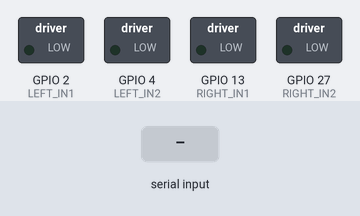
The sketch below on a simulated ESP32. On the bench: switched loads named in the sketch (green lamp = pin HIGH). Inputs (shaded band) come from the test bench.

Above: at 2.7 s.
2.8 s: "S\n" received over the second serial link
At 3.5 s:
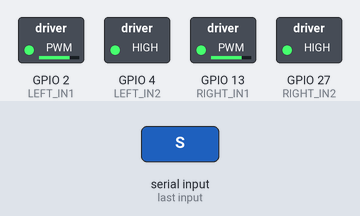
4.3 s: "A\n" received over the second serial link
At 5.5 s:
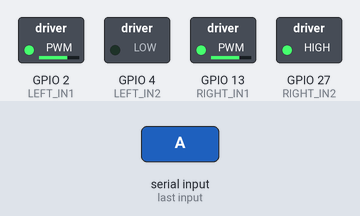
5.8 s: "D\n" received over the second serial link
At 6.8 s:
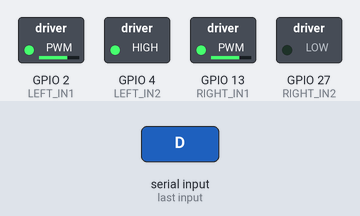
7.3 s: "W\n" received over the second serial link
At 8.2 s:
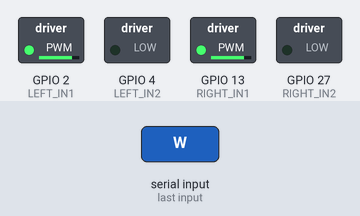
8.8 s: "B\n" received over the second serial link
At 9.2 s:
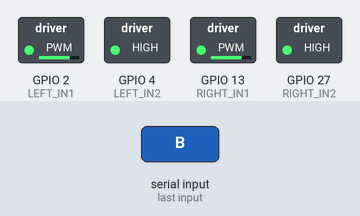
Timing chart, 0 to 11.3 s (numbered marks = the images above; inputs shaded):
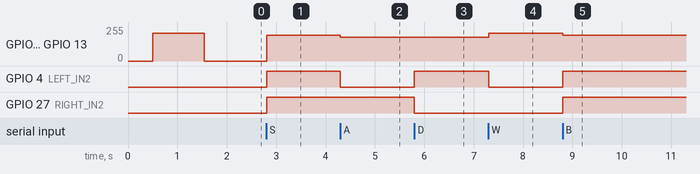

Measured:
- after the input at 2.8 s, GPIO 2 (LEFT_IN1), GPIO 13 (RIGHT_IN1): 0/255 → 194/255 at once; GPIO 4 (LEFT_IN2), GPIO 27 (RIGHT_IN2): LOW → HIGH at once
- after the input at 4.3 s, GPIO 2 (LEFT_IN1), GPIO 13 (RIGHT_IN1): 194/255 → 179/255 at once; GPIO 4 (LEFT_IN2): HIGH → LOW at once
- after the input at 5.8 s, GPIO 4 (LEFT_IN2): LOW → HIGH at once; GPIO 27 (RIGHT_IN2): HIGH → LOW at once
- after the input at 7.3 s, GPIO 2 (LEFT_IN1), GPIO 13 (RIGHT_IN1): 179/255 → 209/255 at once; GPIO 4 (LEFT_IN2): HIGH → LOW at once
- after the input at 8.8 s, GPIO 2 (LEFT_IN1), GPIO 13 (RIGHT_IN1): 209/255 → 194/255 at once; GPIO 4 (LEFT_IN2), GPIO 27 (RIGHT_IN2): LOW → HIGH at once

The sketch:

esp32_car_fw.ino
```cpp
/*
 * esp32_car_fw.ino —— WASD 遥控小车（ESP32 下位机固件）
 * =======================================================
 * 功能：通过串口接收指令，用板载 DRV8837 电机驱动芯片控制
 *       左右两个编码电机，实现小车前进 / 后退 / 原地左转 /
 *       原地右转 / 停止。
 *
 * 指令协议（单字符，波特率 115200）：
 *   W  前进
 *   S  后退
 *   A  原地左转（左轮反转、右轮正转）
 *   D  原地右转（左轮正转、右轮反转）
 *   兼容旧指令：F=前进 B=后退 L=左转 R=右转
 *
 * 使用方式（USB 模式）：
 *   烧录后打开 Arduino 串口监视器（波特率 115200，发送行尾选
 *   "换行符 NL" 或 "两者都"), 输入 W/S/A/D 控制。
 *
 * 引脚（教材 7.2.3，ESP32 主控板）：
 *   左侧电机控制：GPIO 2、4
 *   右侧电机驱动：GPIO 13、27
 *   上位机串口：  RX=32, TX=33
 *
 * 兼容性：同时兼容 Arduino-ESP32 core 2.x（ledcSetup/ledcAttachPin）
 *         和 3.x（ledcAttach）。两种版本都能编译。
 *
 * 烧录：Arduino IDE 选板卡 ESP32 Dev Module，选择 USB 串口。
 */

// ============ 引脚定义 ============
// DRV8837：每个电机 2 个输入脚，一路 PWM 调速，一路方向/使能
#define LEFT_IN1   2    // 左电机 方向/调速
#define LEFT_IN2   4    // 左电机 方向
#define RIGHT_IN1  13   // 右电机 方向/调速
#define RIGHT_IN2  27   // 右电机 方向

// ============ PWM 参数 ============
#define PWM_FREQ   20000 // 20kHz，超出人耳听域
#define PWM_RES    8     // 8 位分辨率（0-255）
#define BASE_SPEED 210   // 前进巡航速度（0-255，已削弱）
#define TURN_SPEED 180   // 原地旋转速度（削弱，稍慢）
#define BACK_SPEED 195   // 后退速度（适中）

// 串口通信模式：
//   0 = USB 模式（用电脑 Arduino 串口监视器控制，WASD）
//   1 = UART 模式（用 RDK 上位机经 GPIO32/33 控制，F/B/L/R/X）
#define USE_UART 1       // 当前：UART 模式（RDK 上位机控制）

#if USE_UART
#define UART_RX 32
#define UART_TX 33
HardwareSerial RDK(1);   // UART1
#endif

// ============ LEDC（PWM）兼容封装 ============
// ESP32 core 3.x 用 ledcAttach(pin,freq,res)，2.x 用 ledcSetup + ledcAttachPin
#if defined(ESP_ARDUINO_VERSION_MAJOR) && ESP_ARDUINO_VERSION_MAJOR >= 3
  #define LEDC_CH_L LEFT_IN1   // 3.x 直接以引脚作通道
  #define LEDC_CH_R RIGHT_IN1
  static void pwmAttachL(){ ledcAttach(LEFT_IN1,  PWM_FREQ, PWM_RES); }
  static void pwmAttachR(){ ledcAttach(RIGHT_IN1, PWM_FREQ, PWM_RES); }
  static void pwmWriteL(int v){ ledcWrite(LEFT_IN1,  v); }
  static void pwmWriteR(int v){ ledcWrite(RIGHT_IN1, v); }
#else
  #define LEDC_CH_L 0
  #define LEDC_CH_R 1
  static void pwmAttachL(){ ledcSetup(LEDC_CH_L, PWM_FREQ, PWM_RES); ledcAttachPin(LEFT_IN1, LEDC_CH_L); }
  static void pwmAttachR(){ ledcSetup(LEDC_CH_R, PWM_FREQ, PWM_RES); ledcAttachPin(RIGHT_IN1, LEDC_CH_R); }
  static void pwmWriteL(int v){ ledcWrite(LEDC_CH_L, v); }
  static void pwmWriteR(int v){ ledcWrite(LEDC_CH_R, v); }
#endif

// ============ 电机控制 ============
void motorLeft(int speed, bool dir) {
  digitalWrite(LEFT_IN2, dir ? HIGH : LOW);
  pwmWriteL(speed);
}

void motorRight(int speed, bool dir) {
  digitalWrite(RIGHT_IN2, dir ? HIGH : LOW);
  pwmWriteR(speed);
}

void carStop() {
  pwmWriteL(0);
  pwmWriteR(0);
  digitalWrite(LEFT_IN2, LOW);
  digitalWrite(RIGHT_IN2, LOW);
}

// ============ 动作 ============
// 启动冲刺：先以指定速度走 40ms 让电机转起来，再保持同速。
// 速度由调用方传入，保证各动作（前后左右转）手速一致。
void kickStart(int spd, int lDir, int rDir, int durationMs = 40) {
  motorLeft(spd, lDir);   // 设方向 + 目标速度
  motorRight(spd, rDir);
  delay(durationMs);
}

void goForward() {
  kickStart(BASE_SPEED, false, false);
  motorLeft(BASE_SPEED, false);
  motorRight(BASE_SPEED, false);
}

void goBackward() {
  kickStart(BACK_SPEED, true, true);
  motorLeft(BACK_SPEED, true);
  motorRight(BACK_SPEED, true);
}

void turnLeft() {
  // 原地左转：左轮正转，右轮反转
  kickStart(TURN_SPEED, false, true);
  motorLeft(TURN_SPEED, false);
  motorRight(TURN_SPEED, true);
}

void turnRight() {
  // 原地右转：左轮反转，右轮正转
  kickStart(TURN_SPEED, true, false);
  motorLeft(TURN_SPEED, true);
  motorRight(TURN_SPEED, false);
}

void execCmd(char c) {
  // 统一指令集（USB 用 W/S/A/D，UART 用 F/B/L/R/X，互相兼容）
  switch (c) {
    case 'W': case 'F': goForward();  break;  // 前进
    case 'S': case 'B': goBackward(); break;  // 后退
    case 'A': case 'L': turnLeft();   break;  // 左转
    case 'D': case 'R': turnRight();  break;  // 右转
    case 'X': carStop();              break;  // 停止
    default: return;   // 未知指令忽略，不回 K
  }
  // 执行完成后回传 'K'（OK），让上位机知道指令已执行
  #if USE_UART
    RDK.print("K");
  #else
    Serial.print("K");
  #endif
}

// ============ 串口读取 ============
#if USE_UART
void setupSerial() { RDK.begin(115200, SERIAL_8N1, UART_RX, UART_TX); }
void readCommand() {
  while (RDK.available()) {
    char c = RDK.read();
    if (c != '\n' && c != '\r') {
      execCmd(c);
    }
  }
}
void sendInfo() { RDK.println("ESP32 ready"); }
#else
void setupSerial() { Serial.begin(115200); }
void readCommand() {
  while (Serial.available()) {
    char c = Serial.read();
    if (c != '\n' && c != '\r') {
      execCmd(c);
    }
  }
}
void sendInfo() { Serial.println("ESP32 ready"); }
#endif

// ============ 初始化 ============
void setup() {
  pinMode(LEFT_IN1, OUTPUT);
  pinMode(LEFT_IN2, OUTPUT);
  pinMode(RIGHT_IN1, OUTPUT);
  pinMode(RIGHT_IN2, OUTPUT);

  pwmAttachL();   // 配置左电机 PWM
  pwmAttachR();   // 配置右电机 PWM

  setupSerial();
  carStop();
  sendInfo();
  delay(500);

  // ---- 开机自检：上电后自动前进 1 秒 ----
  // 用于确认电机和引脚接对。跑起来会看到两个轮子同时向前转 1 秒。
  goForward();
  delay(1000);
  carStop();
  sendInfo();
  #if USE_UART
    RDK.println("[SELFTEST] forward 1s done");
  #else
    Serial.println("[SELFTEST] forward 1s done");
  #endif
}

// ============ 主循环 ============
void loop() {
  readCommand();
  delay(10);
}

// [最后修改] 2026-10-11 14:32 —— 切UART模式(RDK控制)，指令F/B/L/R/X，执行完回K
```
